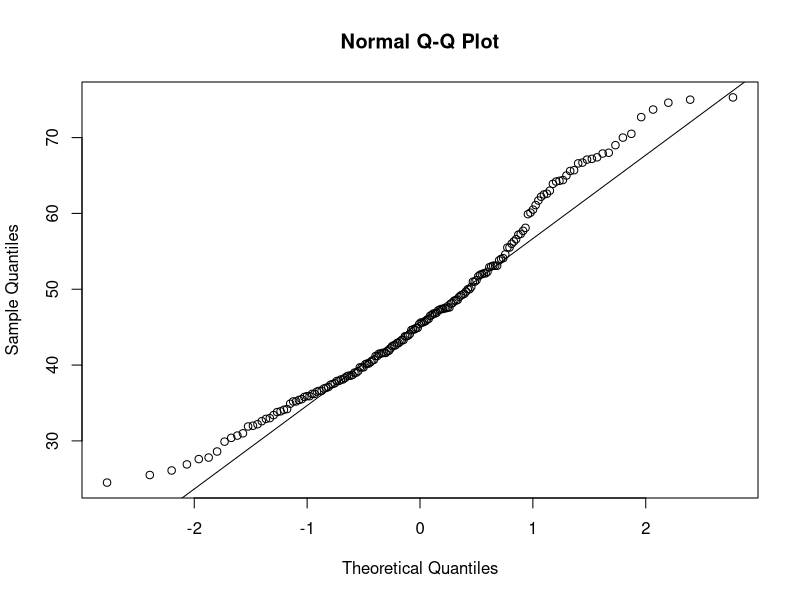
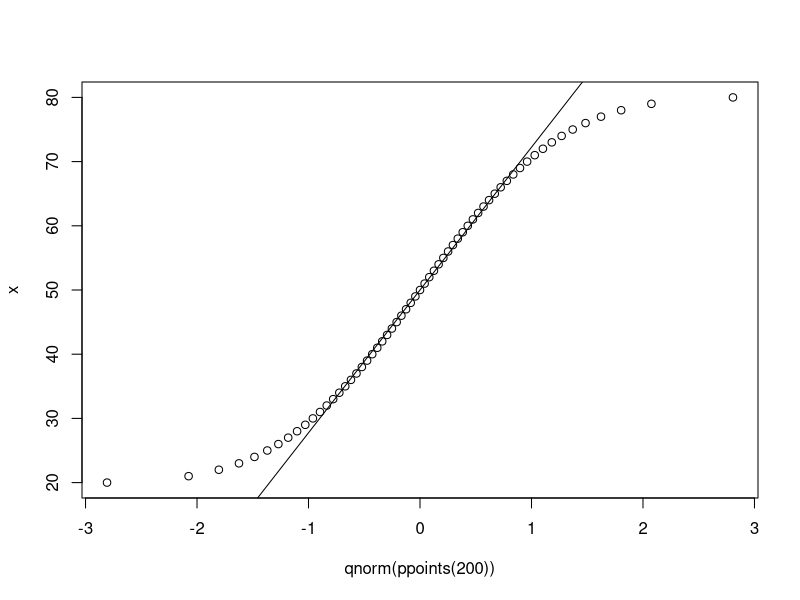
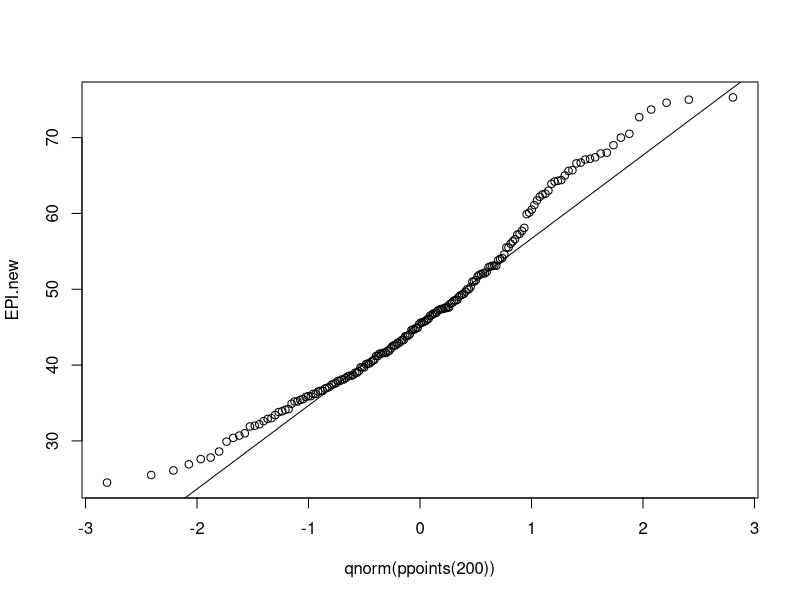
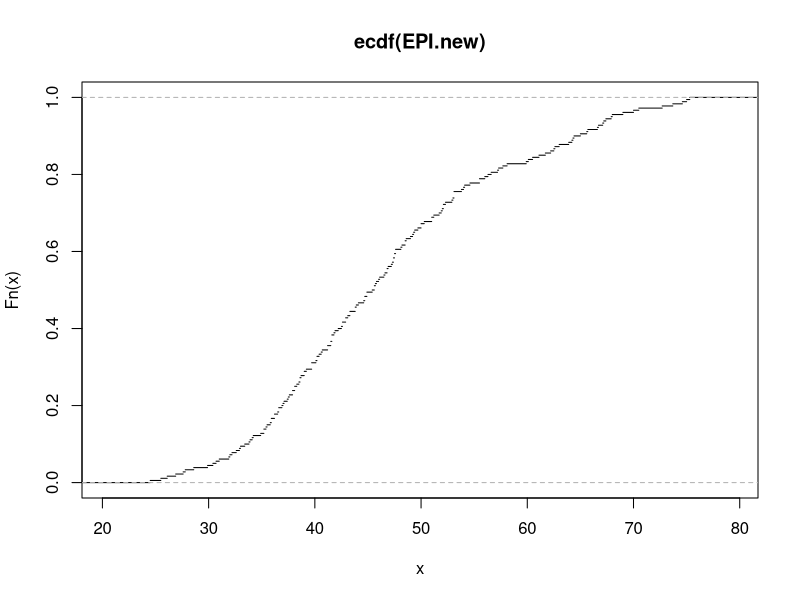
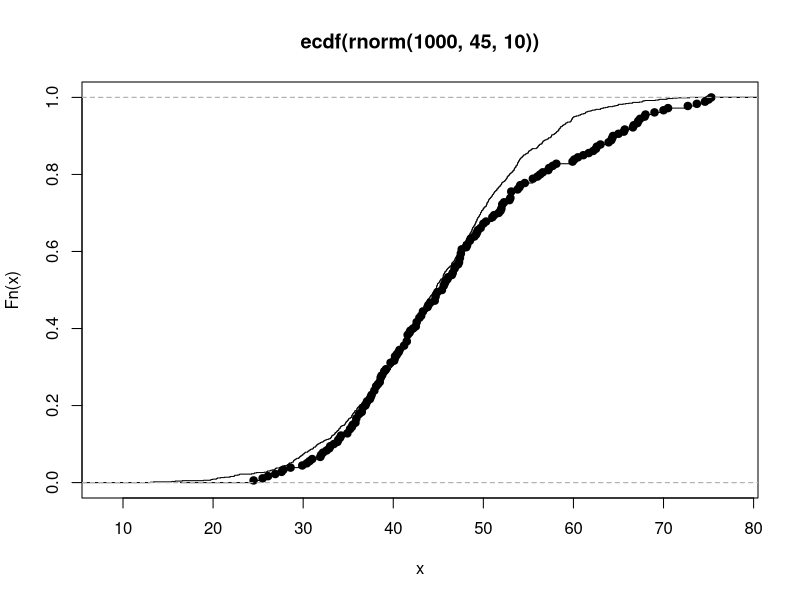
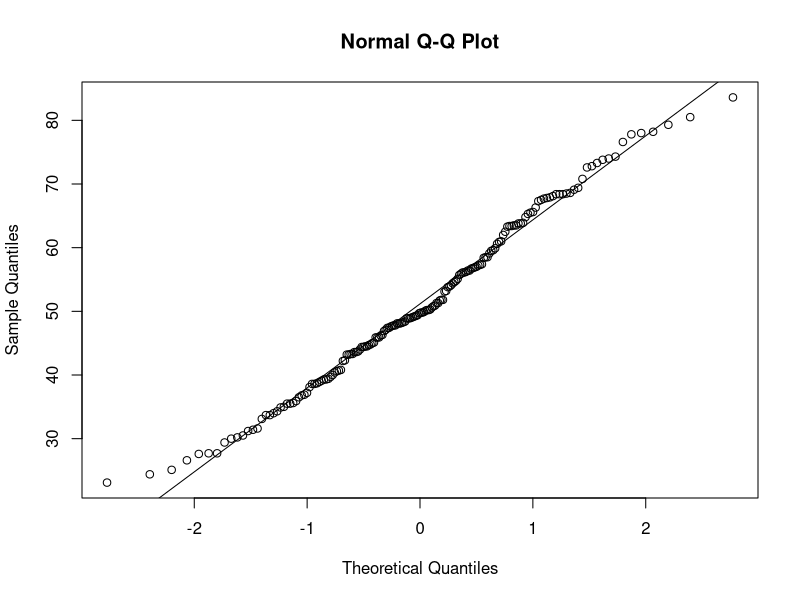
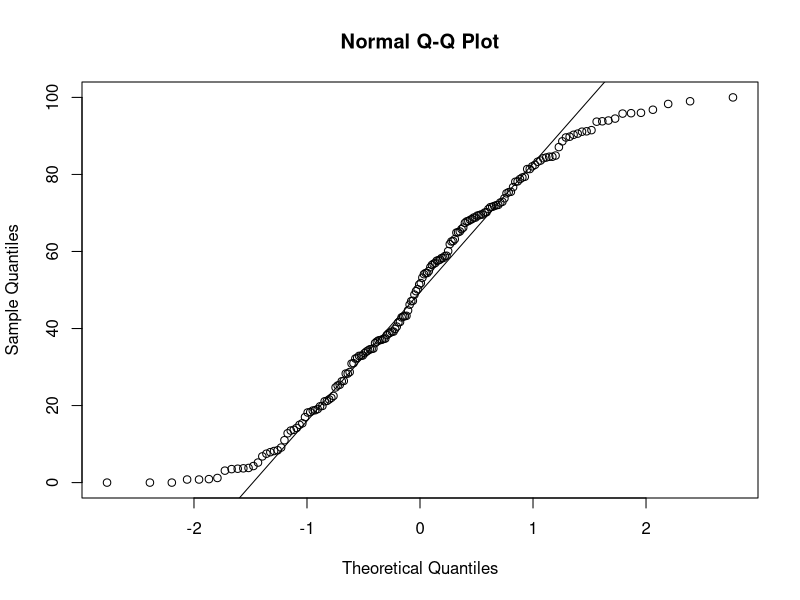
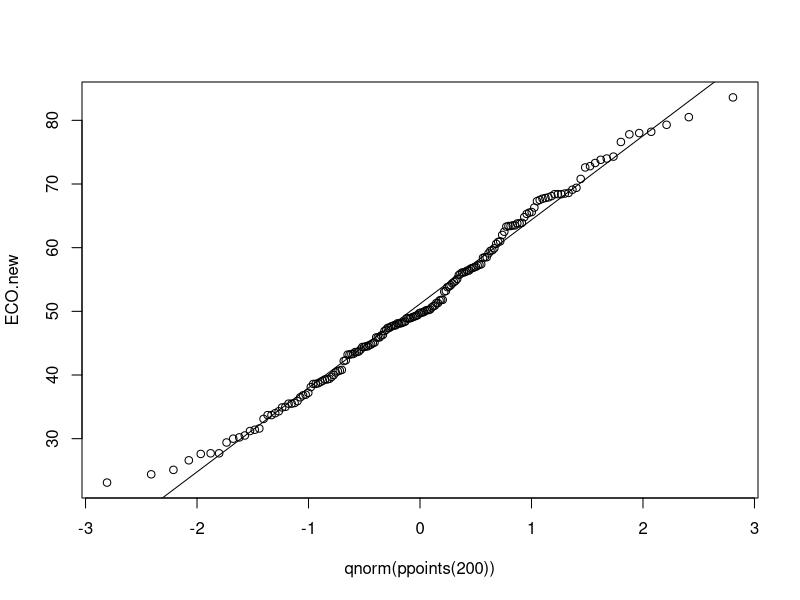

Recreate these plots in R, in order.
setwd("C:/Users/Mike/Documents/RPI/Fall 2024/DataAnalyticsLabs/Data Analytics F24 - Lab 02")

populations_2023 <- read.csv("countries_populations_2023.csv", header = TRUE)
epi_results <- read.csv("epi2024results06022024.csv", header = TRUE)
epi_weights <- read.csv("epi2024weights.csv", header = TRUE)

attach(epi_results)

qqnorm(EPI.new)
qqline(EPI.new)

# Q-Q plot against the generating distribution
x <- seq(20., 80., 1.0)
qqplot(qnorm(ppoints(200)), x)
qqline(x)
qqplot(qnorm(ppoints(200)), EPI.new)
qqline(EPI.new)

#Cumulative Density Function
plot(ecdf(EPI.new), do.points=FALSE)
plot(ecdf(rnorm(1000,45,10)), do.points=FALSE) # ecdf of normal distr with mean=45, sd= 10
lines(ecdf(EPI.new))


#same exploration with ECO and SPI
qqnorm(ECO.new)
qqline(ECO.new)

qqnorm(SPI.new)
qqline(SPI.new)

# Q-Q plot against the generating distribution ECO and SPI
qqplot(qnorm(ppoints(200)), ECO.new)
qqline(ECO.new)

qqplot(qnorm(ppoints(200)), SPI.new)
qqline(SPI.new)

#Cumulative Density Function with ECO and SPI
plot(ecdf(ECO.new), do.points=FALSE)
plot(ecdf(rnorm(1000,45,10)), do.points=FALSE) # ecdf of normal distr with mean=45, sd= 10
lines(ecdf(ECO.new))

plot(ecdf(SPI.new), do.points=FALSE)
plot(ecdf(rnorm(1000,45,10)), do.points=FALSE) # ecdf of normal distr with mean=45, sd= 10
lines(ecdf(SPI.new))

#tried against qchisq but idk if right
plot(ecdf(SPI.new), do.points=FALSE)
plot(ecdf(qchisq(qnorm(ppoints(200)), df=3)), do.points=FALSE) # ecdf of normal distr with mean=45, sd= 10
lines(ecdf(SPI.new))


#Comparing Distributions

boxplot(EPI.old, EPI.new, names=c("EPI.old", "EPI.new"))


plot(ecdf(EPI.old), do.points=FALSE, main="EPI.old vs. EPI.new ECDF")
lines(ecdf(EPI.new))



#integrating datasets for linear regression

#drop countries not in epi results
populations <- populations_2023[-which(!populations_2023$Country %in% epi_results$country),]

#sort populations by country
populations <- populations[order(populations$Country),]

#drop countries not in populations
epi_results.sub <- epi_results[-which(!epi_results$country %in% populations$Country),]

#sort epi results by country
epi_results.sub <- epi_results.sub[order(epi_results.sub$country),]

#only keep necessary columns
epi_results.sub <- epi_results.sub[, c("country", "EPI.old", "EPI.new", "ECO.old", "ECO.new")]

#convert population to numberic
epi_results.sub$population <- as.numeric(populations$Population)

#compute population log base 10
epi_results.sub$population_log <- log10(epi_results.sub$population)
attach(epi_results.sub)

#Linear Model in R
lin.mod.epinew <- lm(EPI.new~population_log,epi_results.sub)

plot(EPI.new~population_log)
abline(lin.mod.epinew)

summary(lin.mod.epinew)
plot(lin.mod.epinew)

library(ggplot2)

ggplot(epi_results.sub, aes(x = population_log, y = EPI.new)) +
  geom_point() +
  stat_smooth(method = "lm")

ggplot(lin.mod.epinew, aes(x = .fitted, y = .resid)) +
  geom_point() +
  geom_hline(yintercept = 0) +
  labs(title='Residual vs. Fitted Values Plot', x='Fitted Values', y='Residuals')


#try with ECO variable
lin.mod.epinew <- lm(ECO.new~population_log,epi_results.sub)

ggplot(epi_results.sub, aes(x = population_log, y = ECO.new)) +
  geom_point() +
  stat_smooth(method = "lm")

ggplot(lin.mod.epinew, aes(x = .fitted, y = .resid)) +
  geom_point() +
  geom_hline(yintercept = 0) +
  labs(title='Residual vs. Fitted Values Plot', x='Fitted Values', y='Residuals')
